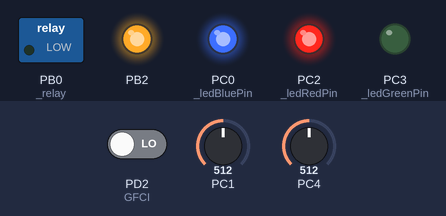
Recording of a program running on a simulated ATmega328P, built with avr-gcc and emulated at 16 MHz (the files do not name the chip). On the bench: switched loads named in the program (green lamp = pin HIGH), output pins drawn as LEDs (lit = HIGH). Inputs (shaded band) come from the test bench; at power-on: PC1 = 512, PC4 = 512, PD2 (GFCI) LOW.

Above: at 1.2 s.
1.3 s: PC1 set to 617
2.8 s: PC1 set to 643
At 3.4 s:
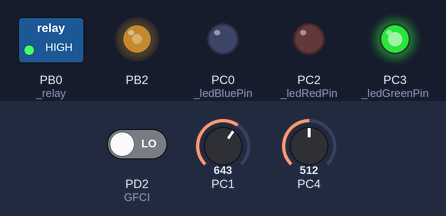
4.3 s: PC4 set to 464
5.8 s: PC4 set to 437
At 6.4 s:
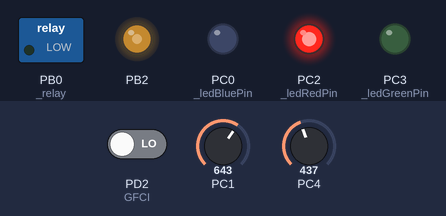
7.3 s: PD2 (GFCI) driven HIGH
At 8.3 s:
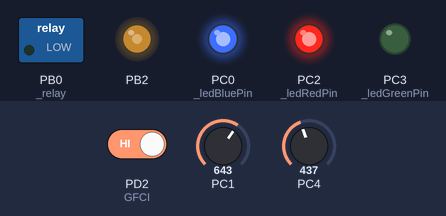
8.8 s: PD2 (GFCI) driven LOW
At 9.4 s:
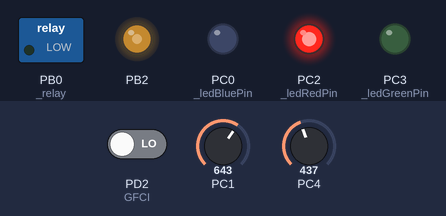
Timing chart, 0 to 11.3 s (numbered marks = the images above; inputs shaded):
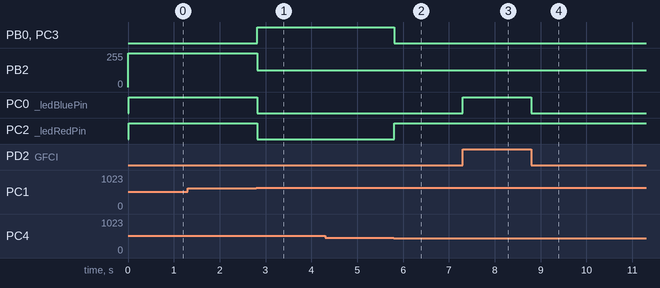

Measured:
- the behaviour switches between 634 and 635 on PC1 (found by bisection; images 0 and 1)
- the behaviour switches between 451 and 450 on PC4 (found by bisection; images 1 and 2)
- after the input at 1.3 s, every drawn part: stays the same
- after the input at 2.8 s, PB0 (_relay), PC3 (_ledGreenPin): LOW → HIGH at once; PB2: 255/255 → 125/255 at once; PC0 (_ledBluePin), PC2 (_ledRedPin): HIGH → LOW at once
- after the input at 4.3 s, every drawn part: stays the same
- after the input at 5.8 s, PB0 (_relay), PC3 (_ledGreenPin): HIGH → LOW at once; PC2 (_ledRedPin): LOW → HIGH at once
- after the input at 7.3 s, PC0 (_ledBluePin): LOW → HIGH at once
- after the input at 8.8 s, PC0 (_ledBluePin): HIGH → LOW at once

The program:

main.cpp
```cpp
/**************************************************************************/
/*  GridCharge Project                                                    */
/**************************************************************************/
/*  This file is part of:                                                 */
/*  Electronic Engineering Project - IFSC                                 */
/*                                                                        */
/*  Author: Lucas Wollinger                                               */
/*  Undergraduate Student in Electronic Engineering - IFSC, Brazil        */
/*                                                                        */
/*  Copyright (c) 2025 Lucas Wollinger                                    */
/*                                                                        */
/*  Permission is hereby granted, free of charge, to any person obtaining*/
/*  a copy of this software and associated documentation files (the       */
/*  "Software"), to deal in the Software without restriction, including   */
/*  without limitation the rights to use, copy, modify, merge, publish,   */
/*  distribute, sublicense, and/or sell copies of the Software, and to    */
/*  permit persons to whom the Software is furnished to do so, subject to */
/*  the following conditions:                                             */
/*                                                                        */
/*  The above copyright notice and this permission notice shall be        */
/*  included in all copies or substantial portions of the Software.       */
/*                                                                        */
/*  THE SOFTWARE IS PROVIDED "AS IS", WITHOUT WARRANTY OF ANY KIND,       */
/*  EXPRESS OR IMPLIED, INCLUDING BUT NOT LIMITED TO THE WARRANTIES OF    */
/*  MERCHANTABILITY, FITNESS FOR A PARTICULAR PURPOSE AND NONINFRINGEMENT.*/
/*  IN NO EVENT SHALL THE AUTHORS OR COPYRIGHT HOLDERS BE LIABLE FOR ANY  */
/*  CLAIM, DAMAGES OR OTHER LIABILITY, WHETHER IN AN ACTION OF CONTRACT,  */
/*  TORT OR OTHERWISE, ARISING FROM, OUT OF OR IN CONNECTION WITH THE     */
/*  SOFTWARE OR THE USE OR OTHER DEALINGS IN THE SOFTWARE.                */
/**************************************************************************/

#include <avr/io.h>
#include <util/delay.h>

#include "LedInterface.h"
#include "EVSE.h"
#include "J1772.h"
#include "ATMEGA328P_ADC.h"
#include "ATMEGA328_FAST_PWM.h"

int main()
{
    LedInterface led;
    ATMEGA328P_ADC adc(5.0, 1023);
    ATMEGA328FAST_PWM pwm;
    J1772 connector(&adc, &pwm, 30);

    EVSE system;
    system.setInterface(&led);
    system.setConnector(&connector);
    system.run();

    return 0;
}
```

ADC.h
```cpp
#ifndef ADC_H
#define ADC_H


/*
    The ADC.h is the definition about 2 things.
    1° - The EVSE know's when it's connected or pretendeed to be disconnected with a resistor divider.
    2° - The car is the responsable to change the voltage to the EVSE understand that we can charge.

    Schematic:

    Control Pilot ------ ADC_controlPilot (Verificar os erros!!!!)
         +12V     ----->       4,54V
           9V     ----->       4,08V
           6V     ----->       3,63V
           3V     ----->       3,17V
           0V     ----->       2,71V
         -12V     ----->       0,89V


*/
#include <avr/io.h>

class _ADC_ {
public:
    virtual float read(uint8_t pin) = 0;
};

#endif // ADC_H
```

ATMEGA328P_ADC.h
```cpp
#ifndef ATMEGA328P_ADC_H
#define ATMEGA328P_ADC_H

#include "ADC.h"
#include <avr/io.h>

class ATMEGA328P_ADC : public _ADC_ {
public:
    ATMEGA328P_ADC(float voltage, uint16_t scale);

    // Here I know that the ADC of ATMEL328P is 10 bits, but I have used only uint16_t which holds the entire content of the 10bit value.
    float read(uint8_t pin) override; // Auxiliar Function

private:
    float voltage;
    float scale;
};

#endif // ATMEG328P_ADC_H
```

ATMEGA328_FAST_PWM.h
```cpp
#ifndef ATMEGA328_FAST_PWM_H
#define ATMEGA328_FAST_PWM_H

#include <avr/io.h>
#include "PWM.h"

/* This part is for generate the PWM, that's gonna tell the car, what's the capability of how much current the car can drain.

 *  +--------+-------------+--------+-------------+
 *  | Amps   | Duty Cycle  | Amps   | Duty Cycle  |
 *  +--------+-------------+--------+-------------+
 *  |  6 A   |    10%      | 40 A   |    66%      |
 *  | 12 A   |    20%      | 48 A   |    80%      |
 *  | 18 A   |    30%      | 65 A   |    90%      |
 *  | 24 A   |    40%      | 75 A   |    94%      |
 *  | 30 A   |    50%      | 80 A   |    96%      |
 *  +--------+-------------+--------+-------------+

*/

class ATMEGA328FAST_PWM : public PWM {

public:
    ATMEGA328FAST_PWM();
    void generatePWM() override;
    void setFrequency(uint16_t frequency) override;
    void setDutyCycle(float percent) override;
    void stopPWM() override;
};

#endif // ATMEGA328_FAST_PWM
```

Connector.h
```cpp
#ifndef CONNECTOR_H
#define CONNECTOR_H

#include <avr/io.h>
#include "EVSE.h"


/*
    Connector.h is a generic interface class that every connector has
    this implementation.
    For that application we gona use the J1772, but at the future,
    if someone wants to implement other connector, is just to add a new
    connector class.
*/

class Connector {
public:
    virtual bool isConnected() = 0;
    virtual EVSE::State getState() = 0;
};

#endif // CONNECTOR
```

EVSE.h
```cpp
#ifndef EVSE_H
#define EVSE_H

#include <avr/io.h>

class Connector; // Forward declaration
class StatusInterface; // Forward declaration
class SecurityAlert; // Forward declaration

class EVSE
{
public:
    enum class State
    {
        NOTCONNECTED,
        CONNECTED,
        CHARGING,
        ERROR
    };

    EVSE();
    int run();
    void SetRelayOn();
    void SetRelayOff();
    void setConnector(Connector *conn) { _connector = conn; }
    void setInterface(StatusInterface *iface) { _statusIface = iface; }

private:
    bool _relayState;
    const uint8_t _relay = PORTB0;

    Connector *_connector;
    StatusInterface *_statusIface;
    SecurityAlert *_securityAlert;

    EVSE::State _state = State::NOTCONNECTED; // Initial state
    // Variable to hold the current state that's necessary for the interface and security alert.
};

#endif // EVSE_H
```

J1772.h
```cpp
#ifndef J1772_H
#define J1772_H

#include <avr/io.h>
#include "EVSE.h"
#include "Connector.h"
#include "J1772ProximityPilot.h"
#include "J1772ControlPilot.h"

class J1772 : public Connector {
private:
    uint8_t _maxCurrentConnector = 30;
    J1772ControlPilot _control_pilot;
    J1772ProximityPilot _proximity_pilot;

public:
    J1772(_ADC_* adc, PWM * pwm, uint8_t curLimit);
    uint8_t getConnectorCurrentLimit(){
        return _maxCurrentConnector;
    }
    EVSE::State getState() override;
    bool isConnected() override {  // inline method
        return _proximity_pilot.IsConnectedPP();
    }
};

#endif // J1772
```

J1772ControlPilot.h
```cpp
#ifndef J1772_CONTROL_PILOT_H
#define J1772_CONTROL_PILOT_H

#include <avr/io.h>
#include "ATMEGA328P_ADC.h"
#include "ATMEGA328_FAST_PWM.h"


class J1772ControlPilot {

    public:
        J1772ControlPilot(_ADC_ *adc, PWM *pwm, uint8_t curLimit);
        enum class PilotState {
            A, // Nothing connected
            B, // Connected but not charging
            C, // Charging
            D, // Ventilation required
            E, // No Power
            F, // Error
        };

        PilotState queryState(); // querystate returns a pilotState

    private:
        PilotState _actualState;
        uint8_t _dutyON;
        _ADC_ * _adc;
        PWM * _pwm;
};

#endif // J1772_CONTROL_PILOT_H
```

J1772ProximityPilot.h
```cpp
#ifndef J1772_PROXIMITY_PILOT_H
#define J1772_PROXIMITY_PILOT_H

#include <avr/io.h>
#include "ADC.h"


class J1772ProximityPilot {
private:
    _ADC_* adc;
public:
    J1772ProximityPilot(_ADC_* adcInstace);
    bool IsConnectedPP();
};

#endif // J1772_PROXIMITY_PILOT
```

LedInterface.h
```cpp
#ifndef LED_INTERFACE_H
#define LED_INTERFACE_H

#include <avr/io.h>
#include "StatusInterface.h"


class LedInterface : public StatusInterface {
private:
    const uint8_t _ledRedPin = PORTC2;
    const uint8_t _ledGreenPin = PORTC3;
    const uint8_t _ledBluePin = PORTC0;
public:
    LedInterface();
    void setStatus(EVSE::State mode) override;

};

#endif // LED_INTERFACE_H
```

PWM.h
```cpp
#ifndef PWM_H
#define PWM_H

#include <avr/io.h>

class PWM {
public:
    virtual void generatePWM() = 0;
    virtual void setFrequency(uint16_t frequency) = 0;
    virtual void setDutyCycle(float percent) = 0;
    virtual void stopPWM() = 0;
};

#endif // PWM
```

SecurityAlert.h
```cpp
#ifndef SECURITY_ALERT_H
#define SECURITY_ALERT_H

#include <avr/io.h>
#include "EVSE.h"

/*
    SecurityAlert.h is the definition of a security part of the EVSE, this area is responsable to se if GFCI or the Phase 220 is
    fine, or we have a problem.
    The
*/

#define GFCI PD2
#define Phase1 PORTD3
#define Phase2 PORTD4

class SecurityAlert {
private:
    uint8_t _GFCI = GFCI;
    uint8_t _Phase1 = Phase1;
    uint8_t _Phase2 = Phase2;

public:
    SecurityAlert();
    bool IsFaultSecurity();
};

#endif // SECURITY_ALERT_H
```

StatusInterface.h
```cpp
#ifndef STATUS_INTERFACE_H
#define STATUS_INTERFACE_H

#include "EVSE.h"

/*
    Pure Abstract interface class defines a setStatus() function ensure that any derived class (such as LedInterface)
    must implement this function.
*/

class StatusInterface {
public:
    virtual void setStatus(EVSE::State mode) = 0;
};

#endif // STATUS_INTERFACE_H
```

ATMEGA328P_ADC.cpp
```cpp
#include "ATMEGA328P_ADC.h"
#include <util/delay.h>

/*
Config ADC
+--------------------------------------------------------+
| MUX       | Chanel ADC| FisicPin    | Name             |
| --------- | --------- | ----------- | ---------------- |
| 0000      | ADC0      | PC0         | A0               |
| **0001**  | **ADC1**  | **PC1**     | **A1**           |
| 0010      | ADC2      | PC2         | A2               |
| 0011      | ADC3      | PC3         | A3               |
| **0100**  | **ADC4**  | **PC4**     | **A4**           |
| 0101      | ADC5      | PC5         | A5               |
+--------------------------------------------------------+

Schematic:
    Control Pilot ------ ADC_controlPilot
         +12V     ----->       4,54V
           9V     ----->       4,08V
           6V     ----->       3,63V
           3V     ----->       3,17V
           0V     ----->       2,71V
         -12V     ----->       0,89V

ADC = (Vin/Vref)*2^n
n -> bits ADC number (10bits)

voltage = (ADC * 5.0) / 1024.0 ;

** Nyquist Rule **

According to Nyquist, the sampling frequency > 2 * signal frequency.
With 16MHz on, we will use the prescaler, so that the sampled signal has precision and reduces aliasing (distortion due to undersampling).
16Mhz / 128 = 125kHz (ADC Clock)
*/

ATMEGA328P_ADC::ATMEGA328P_ADC(float v, uint16_t s){
    voltage = v;
    scale = s;
    // ADC and config prescaler / 128 -> ADC clock = 125kHz
    ADCSRA = (1 << ADEN) | (1 << ADPS2) | (1 << ADPS1) | (1 << ADPS0);

}

float ATMEGA328P_ADC::read(uint8_t pin){
    // set the ADC channel (MUX0 control pilot & MUX2 proximity pilot)
    ADMUX = (1 << REFS0) | (1 << pin);

    // Start conversion
    ADCSRA |= (1 << ADSC);

    // Wait the conversion
    while (ADCSRA & (1 << ADSC));

    // return the value of a number in the range of 0 to 1023, that was messured by the ADC and converted to a voltage value.
    return (ADC * voltage) / scale;
}
```

ATMEGA328_FAST_PWM.cpp
```cpp
#include "ATMEGA328_FAST_PWM.h"
#include "J1772.h"
#include "EVSE.h"
#include "ATMEGA328P_ADC.h"

/* This part is for generate the PWM, that's gonna tell the car, what's the capability of how much current the car can drain.
 *
 *
 * SAE J1772 PWM Duty Cycle vs. Available Current
 * ----------------------------------------------
 *  This table defines the relation between the PWM duty cycle
 *  sent by the EVSE and the maximum current (in amperes) that
 *  the vehicle is allowed to draw.
 *
 *  +--------+-------------+--------+-------------+
 *  | Amps   | Duty Cycle  | Amps   | Duty Cycle  |
 *  +--------+-------------+--------+-------------+
 *  |  6 A   |    10%      | 40 A   |    66%      |
 *  | 12 A   |    20%      | 48 A   |    80%      |
 *  | 18 A   |    30%      | 65 A   |    90%      |
 *  | 24 A   |    40%      | 75 A   |    94%      |
 *  | 30 A   |    50%      | 80 A   |    96%      |
 *  +--------+-------------+--------+-------------+
 *
 *  Notes:
 *  - Between 6 A and 51 A:    A = DutyCycle% × 0.6
 *  - Between 51 A and 80 A:   A = (DutyCycle% - 64) × 2.5
 *

                                    *OBSERVARTION*
_____________________________________________________________________________________________
Here I'm using 50% duty = 30A, because my connector and my EVSE was made to support this current!!!

*/

ATMEGA328FAST_PWM::ATMEGA328FAST_PWM(){
    DDRB |= (1 << DDB2); // PORTB2 -> output
    generatePWM();
}

void ATMEGA328FAST_PWM::generatePWM() {
    // Config Timer1 for Fast PWM, mode 14
    TCCR1A = (1 << COM1B1) | (1 << WGM11); // Clear OC1B on Compare Match
    TCCR1B = (1 << WGM13) | (1 << WGM12) | (1 << CS11); // Fast PWM, Prescaler = 8
    setFrequency(1000);
    setDutyCycle(0);  // Duty cycle 0%.
}

void ATMEGA328FAST_PWM::setFrequency(uint16_t frequency) {
    ICR1 = 1999;   // TOP periode 1 kHz
}

void ATMEGA328FAST_PWM::setDutyCycle(float percent) {
    OCR1B = (uint16_t)((percent / 100.0f) * ICR1);
}

void ATMEGA328FAST_PWM::stopPWM() {
    setDutyCycle(0);
}
```

EVSE.cpp
```cpp
#include "EVSE.h"
#include "StatusInterface.h"
#include "Connector.h"
#include "SecurityAlert.h"

EVSE::EVSE() {
    DDRB |= (1 << _relay);
    PORTB &= (1 << _relay);
    this->_relayState = false;
}

void EVSE::SetRelayOn() {
    PORTB |= (1 << _relay);
    _relayState = true;
}

void EVSE::SetRelayOff() {
    PORTB &= ~(1 << _relay);
    _relayState = false;
}

int EVSE::run() {
    while (1) {
        if(_securityAlert->IsFaultSecurity()){
            _state = EVSE::State::ERROR;
            _statusIface->setStatus(_state);
            SetRelayOff();
        }
        else if (_connector->isConnected() && !_securityAlert->IsFaultSecurity()) {
            _state = _connector->getState();
            _statusIface->setStatus(_state);

            switch (_state) {
            case EVSE::State::CHARGING:
                SetRelayOn();
                break;
            case EVSE::State::NOTCONNECTED:
            case EVSE::State::CONNECTED:
            case EVSE::State::ERROR:
            default:
                SetRelayOff();
                break;
            }
        } else {
            _statusIface->setStatus(EVSE::State::NOTCONNECTED);
            SetRelayOff();
        }
    }
    return 0;
}
```

J1772.cpp
```cpp
#include "J1772.h"
#include "J1772ControlPilot.h"
#include "EVSE.h"

J1772::J1772(_ADC_ * adc, PWM * pwm, uint8_t curLimit)
    : _control_pilot(adc, pwm, curLimit), _proximity_pilot(adc) // passa o ponteiro pro construtor
{}

// This methode, is gonna get the PilotState and convert to the EVSE state generic.
EVSE::State J1772::getState(){
    switch (_control_pilot.queryState()) {
    case J1772ControlPilot::PilotState::A:
        return EVSE::State::NOTCONNECTED;
    case J1772ControlPilot::PilotState::B:
        return EVSE::State::CONNECTED;
    case J1772ControlPilot::PilotState::C:
        return EVSE::State::CHARGING;
    case J1772ControlPilot::PilotState::D:
        return EVSE::State::CHARGING;
    case J1772ControlPilot::PilotState::E:
        return EVSE::State::ERROR;
    case J1772ControlPilot::PilotState::F:
        return EVSE::State::ERROR;
    default:
        return EVSE::State::ERROR;
    }
}
```

J1772ControlPilot.cpp
```cpp
#include "J1772ControlPilot.h"
#include "ATMEGA328P_ADC.h"
/*
Schematic:
    Control Pilot ------ ADC_controlPilot
         +12V     ----->       4,3V
           9V     ----->       3,7V
    (PWM)  6V     ----->       [3,6V - 2,7V]
           3V     ----->       3,17V
           0V     ----->       2,71V
         -12V     ----->       0,89V
*/

J1772ControlPilot::J1772ControlPilot(_ADC_ *adc, PWM *pwm, uint8_t curLimit) {
    _adc = adc;
    _pwm = pwm;

    // Calculate the limit of PWM by amps value
    _dutyON = 0;

    if (curLimit <= 51){
        _dutyON = curLimit / 0.6f; // 6A to 51A
    } else{
        _dutyON = ((curLimit - 64.0f) / 2.5f); // Above 51A
    }

    _actualState = PilotState::A;
    _pwm->setDutyCycle(100);

}

J1772ControlPilot::PilotState J1772ControlPilot::queryState() {
    const int N = 125;  // Size of a periode
    float maxVoltage = 0;

    /*
    The problem here is that the signal is PWM modulated,
    and the project has a ADC with 125kHz sampling rate.
    So that's why, with 1khz PWM signal we take 125 samples
    to find the maximum voltage in the signal in a period.
    */
    for (int i = 0; i < N; i++) {
        float voltage = _adc->read(MUX0); // ADC reading
        if (voltage > maxVoltage)
            maxVoltage = voltage;
    }

    if (maxVoltage > 4.5) {
        _actualState = PilotState::A;
        _pwm->setDutyCycle(100);
    } else if (maxVoltage > 3.8) {
        _actualState = PilotState::B;
        _pwm->setDutyCycle(100);
    } else if (maxVoltage > 3.1) {
        _actualState = PilotState::C;
        _pwm->setDutyCycle(_dutyON);
    //} else if (maxVoltage > 2.7) {
    //    _actualState = PilotState::D;
    //    _pwm->setDutyCycle(_dutyON);
    } else if (maxVoltage > 2.4) {
        _actualState = PilotState::E;
        _pwm->setDutyCycle(100);
    } else {
        _actualState = PilotState::F;
        _pwm->setDutyCycle(100);
    }

    return _actualState;
}
```

J1772ProximityPilot.cpp
```cpp
#include "J1772ProximityPilot.h"
#include "ATMEGA328P_ADC.h"

/*
Connector voltage
+-------------------------+
|  Connector  |  Voltage  |
| ---------   |---------- |
| Connected   |  2,50V~3V |
| Button Press|   1,5 V   |
| Desconected |    0 V    |
+-------------------------+

button press -> button pressed means intention to remove the connector
*/


J1772ProximityPilot::J1772ProximityPilot(_ADC_* adcInstance) {
    this->adc = adcInstance;
}

bool J1772ProximityPilot::IsConnectedPP(){
    float voltage = adc->read(MUX2);

    if (voltage > 2.2f) {
        return true;    // Connected
    } else {
        return false;   // Disconnected or error
    }
}
```

Source omitted: LedInterface.cpp (1089 bytes), SecurityAlert.cpp (1243 bytes)
